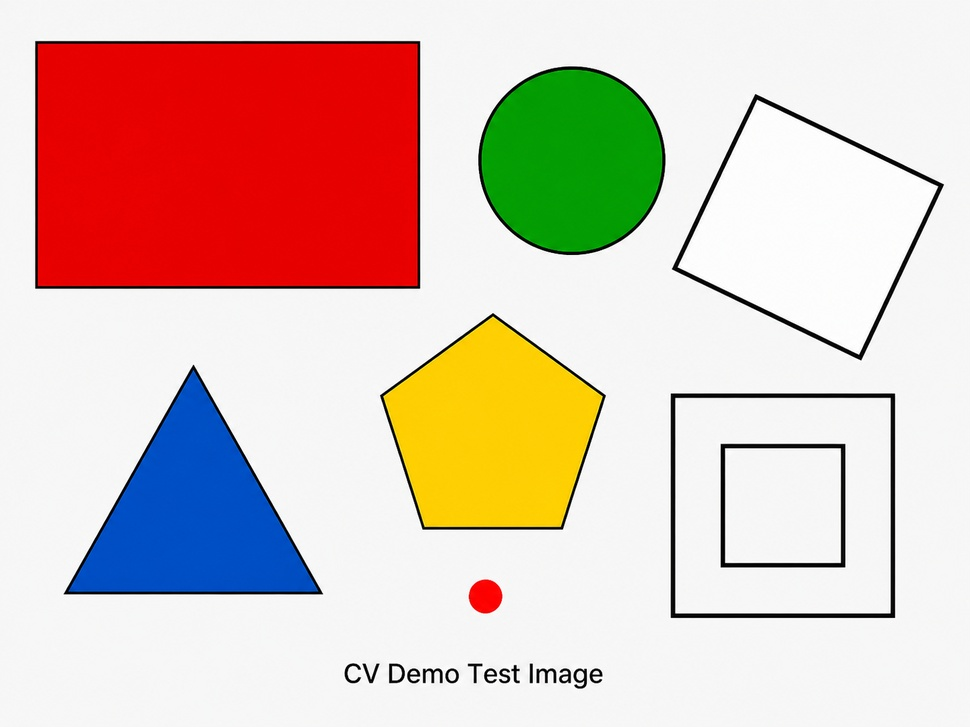
#> input picture opencv_demo/08_project/test.jpg, 970 x 727 px, shrunk from 1448 x 1086 before the run
$ python red_object_detection_with_morphology.py
#> lines starting #> are read from the running program, lines starting #| are printed output that depends on the picture; after the words box and inside, x2 and y2 are one past the last pixel; in counts of white or black regions, pixels touching at a corner belong together
import cv2
import numpy as np

def detect_red_objects(image_path):
#> called with image_path = 'test.jpg'
    image = cv2.imread(image_path)
#> image is the input picture: shape (727, 970, 3); mean B, G, R 185.6, 195.8, 219.6

    if image is None:
        print("Could not read the image.")
        return

    result = image.copy()

    hsv = cv2.cvtColor(image,cv2.COLOR_BGR2HSV)
#> hsv: shape (727, 970, 3); mean H, S, V 10.9, 66.5, 233

    lower_red1 = np.array([0, 80, 80])
    upper_red1 = np.array([10, 255, 255])

    lower_red2 = np.array([170, 80, 80])
    upper_red2 = np.array([179, 255, 255])

    mask1 = cv2.inRange(hsv,lower_red1,upper_red1)
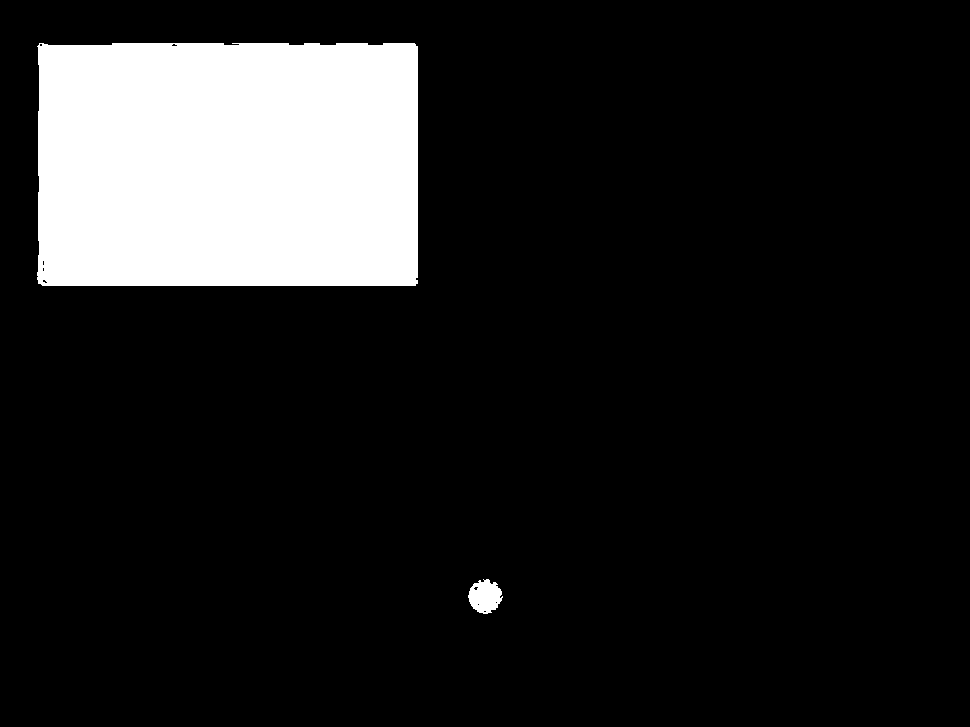
#> mask1: shape (727, 970); 13.2% white; 2 white regions, box (x1, y1, x2, y2) and area: (37, 43, 418, 286) 91976, (468, 579, 503, 614) 855
    mask2 = cv2.inRange(hsv,lower_red2,upper_red2)
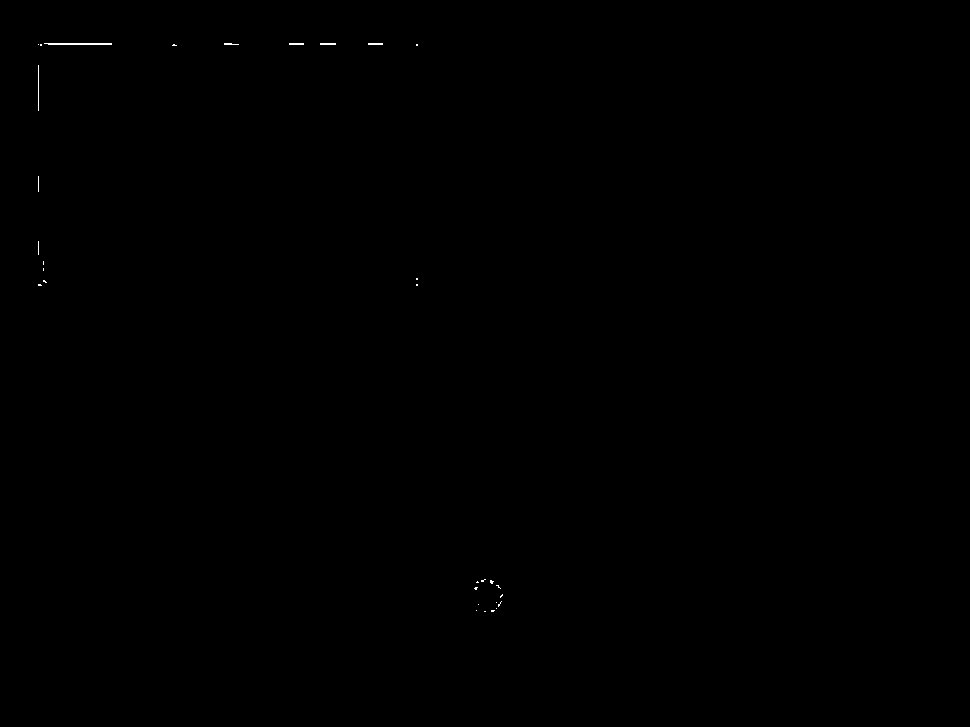
#> mask2: shape (727, 970); 0.06% white in thin lines or dots, all inside (x1, y1, x2, y2) = (38, 43, 503, 612)
    mask = mask1 + mask2
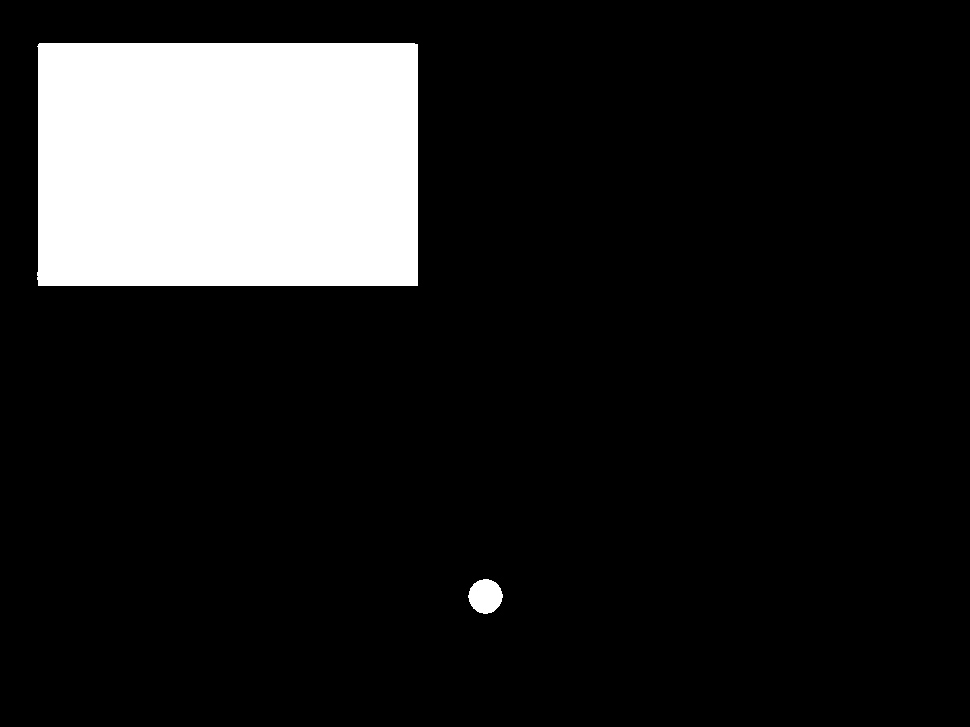
#> mask: shape (727, 970); 13.2% white; 2 white regions, box (x1, y1, x2, y2) and area: (37, 43, 418, 286) 92344, (468, 579, 503, 614) 920

    kernel = np.ones((5,5),np.uint8)

    red_mask = cv2.morphologyEx(mask,cv2.MORPH_OPEN,kernel)
#> red_mask: shape (727, 970); 13.2% white; 2 white regions

    red_mask = cv2.morphologyEx(red_mask,cv2.MORPH_CLOSE,kernel)

    contours,_ = cv2.findContours(red_mask,cv2.RETR_EXTERNAL,cv2.CHAIN_APPROX_SIMPLE)
#> contours = 2 contours; box (x1, y1, x2, y2) and area: (38, 43, 418, 286) 91715, (469, 579, 502, 614) 864
    if len(contours) == 0:
        print("No red object detected.")
        cv2.imshow('Result',result)
        cv2.waitKey(0)
        cv2.destroyAllWindows()
        return

    largest = max(contours,key = cv2.contourArea)
#> largest = [[39, 43], [38, 44], [38, 285], [417, 285], [417, 44], [415, 44], [414, 43]]
    area = cv2.contourArea(largest)
#> area = 91715

    if area < 50:
        print("Red object detected but below area threshold.")
        cv2.imshow('Result',result)
        cv2.waitKey(0)
        cv2.destroyAllWindows()
        return

    x,y,w,h = cv2.boundingRect(largest)
#> x = 38; y = 43; w = 380; h = 243
    center_x = x + w//2
#> center_x = 228
    center_y = y + h//2
#> center_y = 164

    image_center_x = image.shape[1] // 2
#> image_center_x = 485
    image_center_y = image.shape[0] // 2
#> image_center_y = 363

    offset_x = center_x - image_center_x
#> offset_x = -257
    offset_y = center_y - image_center_y
#> offset_y = -199

    cv2.rectangle(result,(x,y),(x+w,y+h),(0,255,0),2)
    cv2.circle(result,(center_x,center_y),5,(255,0,0),-1)
#> result: shape (727, 970, 3); mean B, G, R 185.6, 197.1, 219
    cv2.putText(
        result,
        f"Target: ({center_x}, {center_y})",
        (x, y - 10),
        cv2.FONT_HERSHEY_SIMPLEX,
        0.6,
        (0, 255, 0),
        2
    )

    cv2.putText(
        result,
        f"Offset: ({offset_x}, {offset_y})",
        (20, 40),
        cv2.FONT_HERSHEY_SIMPLEX,
        0.8,
        (0, 0, 255),
        2
    )
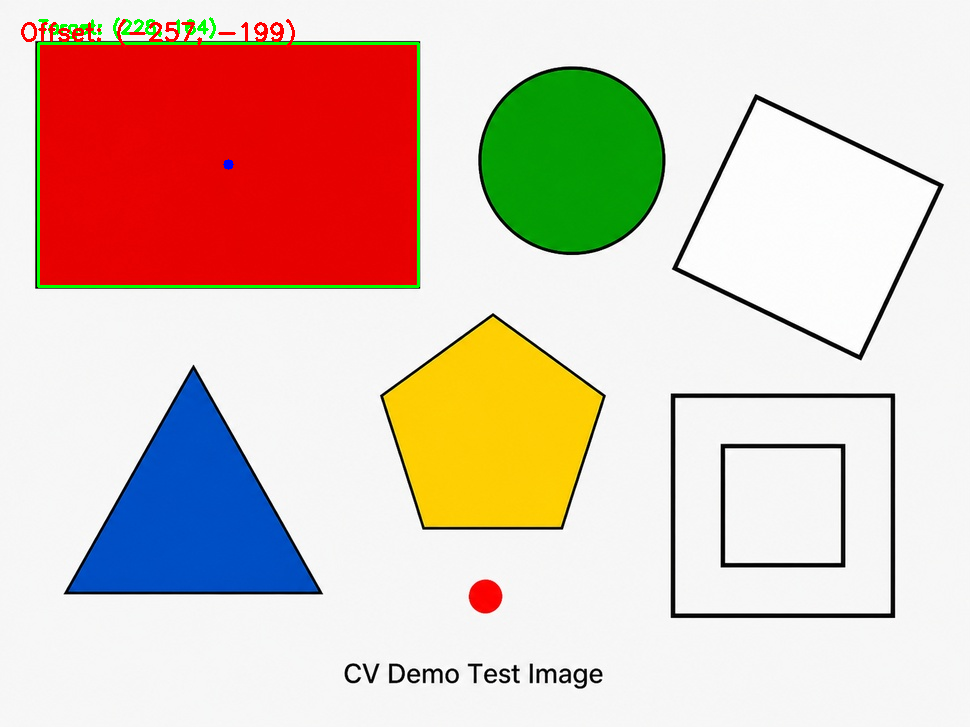
#> result: shape (727, 970, 3); mean B, G, R 184.7, 196.6, 218.7
    print("红色目标面积:", area)
#| 红色目标面积: 91715.0
    print("红色目标外接矩形 x, y, w, h:", x, y, w, h)
#| 红色目标外接矩形 x, y, w, h: 38 43 380 243
    print("红色目标中心坐标:", center_x, center_y)
#| 红色目标中心坐标: 228 164
    print("图像中心坐标:", image_center_x, image_center_y)
#| 图像中心坐标: 485 363

    cv2.imshow("Original Image", image)
    cv2.imshow("Red Mask After Morphology", red_mask)
    cv2.imshow("Detection Result", result)
    cv2.waitKey(0)
    cv2.destroyAllWindows()


detect_red_objects("test.jpg")
